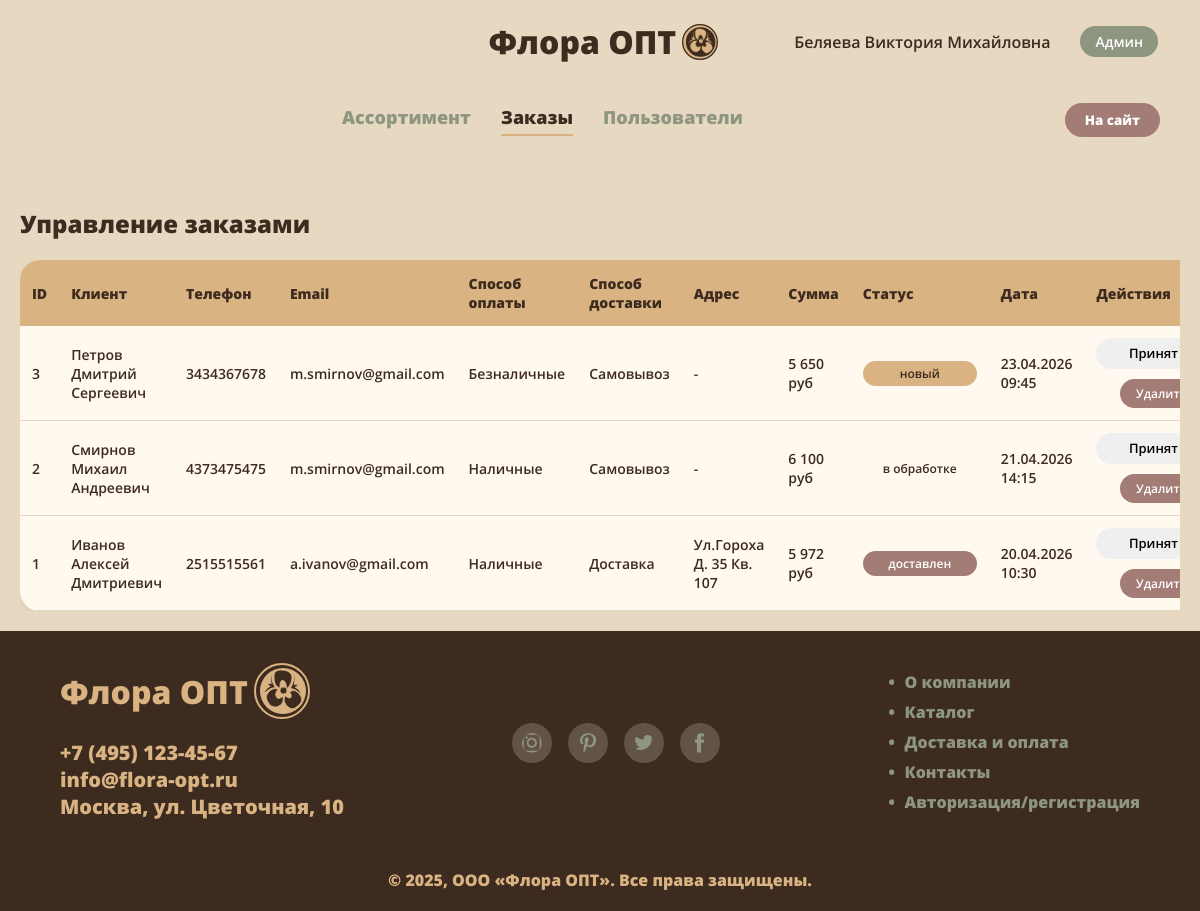
Page /index.php?page=admin&tab=orders (signed in) on the committed database.
### tables this page shows
CREATE TABLE `zakaz` (
  `id` int NOT NULL,
  `id_klient` int NOT NULL,
  `id_users` int NOT NULL,
  `spos_opl` varchar(20) NOT NULL,
  `spos_dos` varchar(20) NOT NULL,
  `add_dos` varchar(200) NOT NULL,
  `opl_dos` int NOT NULL,
  `summa` int NOT NULL,
  `status` varchar(30) NOT NULL,
  `date` datetime NOT NULL DEFAULT CURRENT_TIMESTAMP
);

CREATE TABLE `klient` (
  `id` int NOT NULL,
  `name` varchar(100) NOT NULL,
  `e-mail` varchar(100) NOT NULL,
  `phone` varchar(16) NOT NULL,
  `password` varchar(255) NOT NULL
);

### components/admin.php (the view, shortened to what this page needs)
<?php
require_once __DIR__ . '/../config/db.php';
$userRole = isset($_SESSION['user_role']) ? $_SESSION['user_role'] : '';
$isAdmin = ($userRole == 'админ');
$activeTab = isset($_GET['tab']) ? $_GET['tab'] : ($isAdmin ? 'products' : 'orders');
try {
    $stmt = $pdo->prepare("
        SELECT z.*, k.name as client_name, k.phone as client_phone, k.`e-mail` as client_email
        FROM zakaz z
        JOIN klient k ON z.id_klient = k.id
        ORDER BY z.date DESC
    ");
    $stmt->execute();
    $orders = $stmt->fetchAll();
} catch (PDOException $e) {
    $orders = [];
}
?>
<div class="admin-header">
    <div class="admin-menu">
        <?php if ($isAdmin): ?>
        <a href="?page=admin&tab=products" class="admin-menu-link <?php echo $activeTab == 'products' ? 'active' : ''; ?>">Ассортимент</a>
        <?php endif; ?>
        <a href="?page=admin&tab=orders" class="admin-menu-link <?php echo $activeTab == 'orders' ? 'active' : ''; ?>">Заказы</a>
        <?php if ($isAdmin): ?>
        <a href="?page=admin&tab=users" class="admin-menu-link <?php echo $activeTab == 'users' ? 'active' : ''; ?>">Пользователи</a>
        <?php endif; ?>
    </div>
    <div class="admin-buttons">
        <button class="admin-home-btn" onclick="window.location.href='index.php'">На сайт</button>
    </div>
</div>
<?php if ($activeTab == 'orders'): ?>
<div class="admin-users-section">
    <h2 class="admin-users-title">Управление заказами</h2>
    <div class="table-wrapper">
        <table class="admin-users-table">
            <thead>
                <tr>
                    <th>ID</th>
                    <th>Клиент</th>
                    <th>Телефон</th>
                    <th>Email</th>
                    <th>Способ оплаты</th>
                    <th>Способ доставки</th>
                    <th>Адрес</th>
                    <th>Сумма</th>
                    <th>Статус</th>
                    <th>Дата</th>
                    <th>Действия</th>
                </tr>
            </thead>
            <tbody>
                <?php if (count($orders) > 0): ?>
                    <?php foreach ($orders as $order): ?>
                        <tr id="order-row-<?php echo $order['id']; ?>">
                            <td><?php echo $order['id']; ?></td>
                            <td><?php echo htmlspecialchars($order['client_name']); ?></td>
                            <td><?php echo htmlspecialchars($order['client_phone']); ?></td>
                            <td><?php echo htmlspecialchars($order['client_email']); ?></td>
                            <td><?php echo htmlspecialchars($order['spos_opl']); ?></td>
                            <td><?php echo htmlspecialchars($order['spos_dos']); ?></td>
                            <td><?php echo htmlspecialchars($order['add_dos']); ?></td>
                            <td><?php echo number_format($order['summa'], 0, ',', ' '); ?> руб</td>
                            <td>
                                <span class="status-badge status-<?php echo $order['status']; ?>">
                                    <?php echo htmlspecialchars($order['status']); ?>
                                </span>
                            </td>
                            <td><?php echo date('d.m.Y H:i', strtotime($order['date'])); ?></td>
                            <td>
                                <div class="admin-card-buttons">
                                    <select class="status-select status-select-<?php
                                        $statusClass = '';
                                        echo $statusClass;
                                    ?>" data-order-id="<?php echo $order['id']; ?>" data-current-status="<?php echo $order['status']; ?>">
                                        <option value="принят" class="status-option-new" <?php echo $order['status'] == 'принят' ? 'selected' : ''; ?>>Принят</option>
                                    </select>
                                    <button class="btn-delete" onclick="deleteOrder(<?php echo $order['id']; ?>)">Удалить</button>
                                </div>
                            </td>
                        </tr>
                    <?php endforeach; ?>
                <?php else: ?>
                    <tr><td colspan="11" style="text-align: center;">Нет заказов</td>\n                <?php endif; ?>
            </tbody>
        </table>
    </div>
</div>
<?php endif; ?>

### index.php (shortened to what this page needs)
<?php
$page = isset($_GET['page']) ? $_GET['page'] : 'main';
?>
<!DOCTYPE html>
<html lang="ru">
<head>
    <link rel="stylesheet" type="text/css" href="css/style.css" />
</head>
<body>
    <header>
        <p class="name_logo">Флора ОПТ</p>
        <img class="head_logo" id="logoBtn" src="img/logo1.svg" alt="логотип" style="cursor: pointer;" />
        <?php if (isset($_SESSION['user_id'])): ?>
            <div class="header-user-info">
                <span class="user-name" onclick="window.location.href='index.php?page=profile'" style="cursor: pointer;">
                    <?php echo htmlspecialchars($_SESSION['user_name']); ?>
                </span>
                <?php
                if (isset($_SESSION['user_role']) && ($_SESSION['user_role'] == 'админ' || $_SESSION['user_role'] == 'сотрудник')):
                    $btnText = ($_SESSION['user_role'] == 'админ') ? 'Админ' : 'Сотрудник';
                ?>
                    <button class="admin-btn" onclick="window.location.href='index.php?page=admin'"><?php echo $btnText; ?></button>
                <?php endif; ?>
            </div>
        <?php else: ?>
            <img class="profile" id="profileBtn" src="img/profile.svg" alt="профиль" style="cursor: pointer;" />
        <?php endif; ?>
    </header>
    <main>
        <?php
        switch($page) {
            case 'admin':
                include 'components/admin.php';
                break;
        }
        ?>
    </main>
    <?php include 'components/footer.php'; ?>
</body>
</html>

### components/footer.php
<footer>
    <div class="footer-content">
        <div class="foot1">
            <div class="logo">
                <p class="foot_name">Флора ОПТ</p>
                <img class="foot_logo" src="img/logo2.svg" alt="логотип">
            </div>
            <p class="text4">+7 (495) 123-45-67<br>
                info@flora-opt.ru<br>
                Москва, ул. Цветочная, 10</p>
        </div>
        <div class="contacts">
            <img class="insta" src="img/insta.svg" alt="Инстаграмм">
            <img class="pinterest" src="img/pinterest.svg" alt="Пинтерест">
            <img class="twitter" src="img/twitter.svg" alt="Твиттер">
            <img class="facebook" src="img/facebook.svg" alt="Фейсбук">
        </div>
        <nav>
            <ul>
                <li><a href="#">О компании</a></li>
                <li><a onclick="window.location.href='index.php#catalog'">Каталог</a></li>
                <li><a onclick="window.location.href='index.php#dostavka'">Доставка и оплата</a></li>
                <li><a href="#">Контакты</a></li>
                <li><a href="index.php?page=auth">Авторизация/регистрация</a></li>
            </ul>
        </nav>
    </div>
    <p class="text5">© 2025, ООО «Флора ОПТ». Все права защищены.</p>
</footer>

### rows in the picture
zakaz: id "3", id_klient.name "Петров Дмитрий Сергеевич", id_klient.phone "3434367678", id_klient "m.smirnov@gmail.com", spos_opl "Безналичные", spos_dos "Самовывоз", add_dos "-", summa "5 650", status "новый", date "23.04.2026 09:45", id+status "Принят"
zakaz: id "2", id_klient.name "Смирнов Михаил Андреевич", id_klient.phone "4373475475", id_klient "m.smirnov@gmail.com", spos_opl "Наличные", spos_dos "Самовывоз", add_dos "-", summa "6 100", status "в обработке", date "21.04.2026 14:15", id+status "Принят"
zakaz: id "1", id_klient.name "Иванов Алексей Дмитриевич", id_klient.phone "2515515561", id_klient "a.ivanov@gmail.com", spos_opl "Наличные", spos_dos "Доставка", add_dos "Ул.Гороха Д. 35 Кв. 107", summa "5 972", status "доставлен", date "20.04.2026 10:30", id+status "Принят"

### other values in the picture
$_SESSION['user_name'] "Беляева Виктория Михайловна"
$btnText "Админ"
